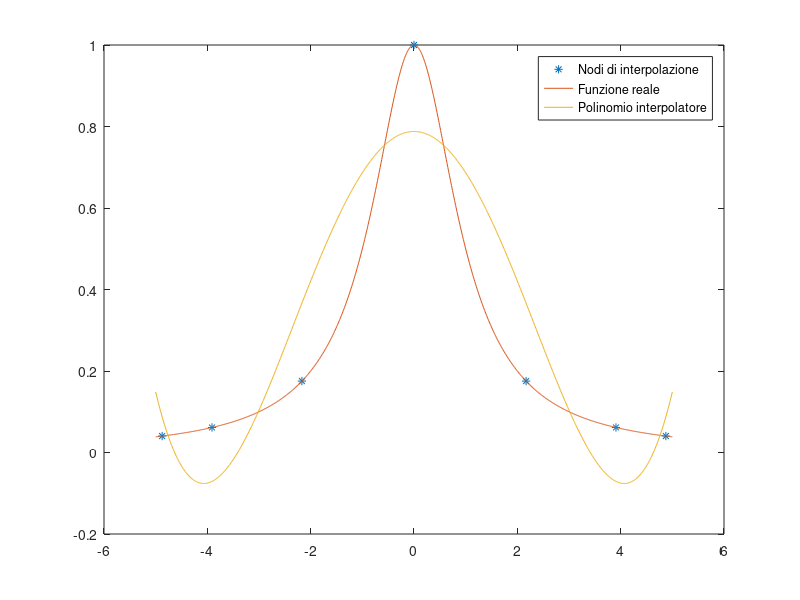

Here is the MATLAB script that generated this plot:
clear
clc
close all

a = -5;
b = 5;
grade = 5;
n_points_grid = 10000;
n_nodes = grade + 1;
nodes = (a+b)/2 - (b-a)*cos((2.*[0:n_nodes]+1)*pi / (2*n_nodes+2)) / 2;

grid = linspace(a,b,1000);
f = @(x) 1 ./ (1 + x.^2);

p_coeff = polyfit(nodes,f(nodes),grade);
p_val = polyval(p_coeff,grid);

plot(nodes,f(nodes),'*');
hold on;
plot(grid,f(grid));
hold on;
plot(grid,p_val);
hold on

legend("Nodi di interpolazione","Funzione reale","Polinomio interpolatore")
